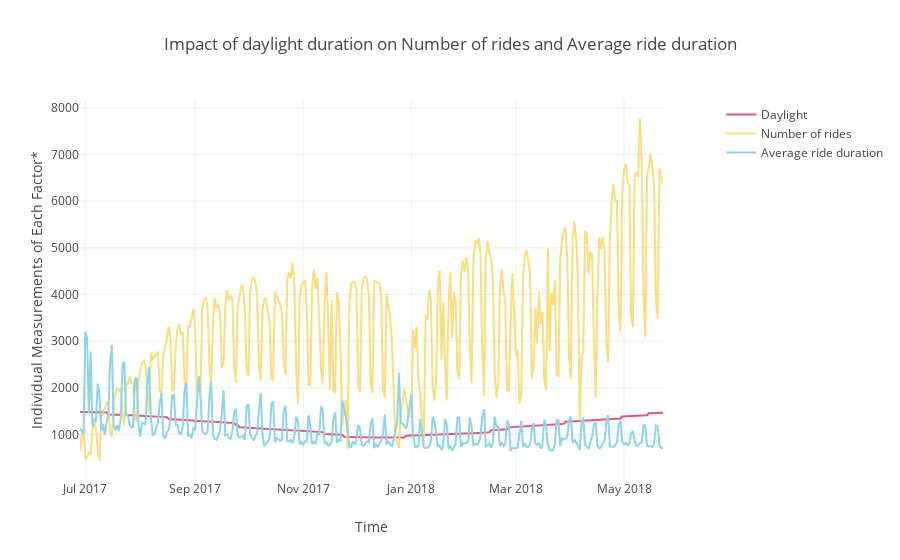

The cell this chart's notebook holds for it:
### Code cell
trace1 = go.Scatter(x=dates, y=daylight, name="Daylight", marker = dict(color=pink))
trace2 = go.Scatter(x=dates, y=rides, name="Number of rides", marker = dict(color=yellow))
trace3 = go.Scatter(x=dates, y=avg_dur, name="Average ride duration", marker = dict(color=light_blue))

data = [trace1, trace2, trace3]
layout = go.Layout(legend=dict(x=1.1, y=1), title = 'Impact of daylight duration on Number of rides and Average ride duration',
xaxis=dict(title='Time'), yaxis=dict(title='Individual Measurements of Each Factor*', titlefont=dict(),tickfont=dict()))
    
fig = go.Figure(data=data, layout=layout) 
iplot(fig, filename = "Weather")

### Figure 1 — Plotly figure (JSON) as saved in the notebook; plotly's stock layout.template omitted (floating-point values rounded to 4 significant figures; data arrays with more than 128 entries replaced by an {"elided": "..."} marker saying what was removed)
{"data": [{"marker": {"color": "rgb(231, 84, 128)"}, "name": "Daylight", "type": "scatter", "uid": "5e173631-6c69-4e66-9782-cdf6b8c51a2b", "x": {"elided": "329 str values"}, "y": {"elided": "329 int values"}}, {"marker": {"color": "rgb(248, 222, 126)"}, "name": "Number of rides", "type": "scatter", "uid": "7c04c4e6-2110-4f76-aca0-185fc01a4fb9", "x": {"elided": "329 str values"}, "y": {"elided": "329 int values"}}, {"marker": {"color": "rgb(142, 212, 229)"}, "name": "Average ride duration", "type": "scatter", "uid": "4c1633d4-fae6-4fe2-8752-2fe37674f514", "x": {"elided": "329 str values"}, "y": {"elided": "329 float values"}}], "layout": {"legend": {"x": 1.1, "y": 1}, "title": {"text": "Impact of daylight duration on Number of rides and Average ride duration"}, "xaxis": {"title": {"text": "Time"}}, "yaxis": {"title": {"text": "Individual Measurements of Each Factor*"}}}}
